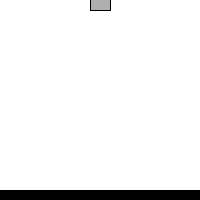
Frame 1 (no input)
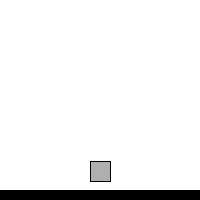
Frame 60 (the mouse pressed at the canvas centre just before this capture)
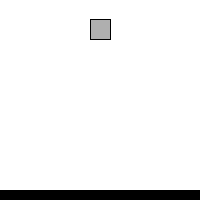
Frame 120 (the mouse held since frame 60 and released just before this capture)

The Processing sketch that drew these frames (run headless with seeded random() and noise(); from frame 60 on, the mouse is pressed at the canvas centre):

// Processing sketch: gravity
// ── gravity.pde
float x = 100;
float y = 0;

float speed = 0;
float gravity = 0.1;

int size = 20;

void setup() {
  size(200, 200);
}

void draw() {
  background(255);
  
  stroke(0);
  fill(175);
  rectMode(CENTER);
  rect(x, y, size, size);
  
  noStroke();
  fill(0);
  rect(100, 200, 200, 20);
  
  y += speed;
  speed += gravity;
  
  if(y > height - size) {
    speed *= -0.9;
    if(abs(speed) < 0.5) {
      speed = 0;
    }
  }
}
